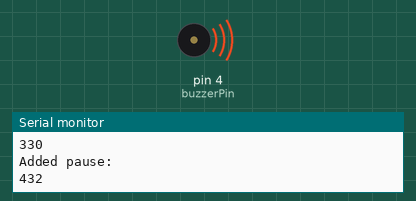
Recording of a sketch running on a simulated Arduino Uno, built with avr-gcc and run on an emulated ATmega328P. On the bench: buzzer (waves = sounding), the last lines printed to the serial monitor.

Above: at 4.35 s.
At 5.7 s:
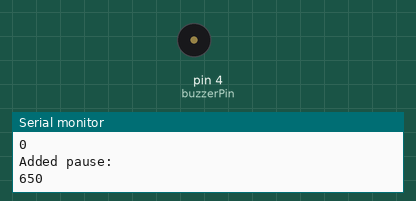
Timing chart, 0 to 7.1 s (numbered marks = the images above):
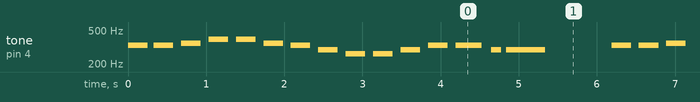

Measured:
- by itself, tone on pin 4 (buzzerPin): plays 330 Hz for 0.25 s, 330 Hz for 0.25 s, 349 Hz for 0.25 s, 392 Hz for 0.25 s, 392 Hz for 0.25 s, 349 Hz for 0.25 s … (315 notes in this stretch)

The sketch:

3_4_A1.ino
```cpp
const int buzzerPin = 4;
/*************************************************

 * Public Constants

 *************************************************/
#define NOTE_B0  31
#define NOTE_C1  33
#define NOTE_CS1 35
#define NOTE_D1  37
#define NOTE_DS1 39
#define NOTE_E1  41
#define NOTE_F1  44
#define NOTE_FS1 46
#define NOTE_G1  49
#define NOTE_GS1 52
#define NOTE_A1  55
#define NOTE_AS1 58
#define NOTE_B1  62
#define NOTE_C2  65
#define NOTE_CS2 69
#define NOTE_D2  73
#define NOTE_DS2 78
#define NOTE_E2  82
#define NOTE_F2  87
#define NOTE_FS2 93
#define NOTE_G2  98
#define NOTE_GS2 104
#define NOTE_A2  110
#define NOTE_AS2 117
#define NOTE_B2  123
#define NOTE_C3  131
#define NOTE_CS3 139
#define NOTE_D3  147
#define NOTE_DS3 156
#define NOTE_E3  165
#define NOTE_F3  175
#define NOTE_FS3 185
#define NOTE_G3  196
#define NOTE_GS3 208
#define NOTE_A3  220
#define NOTE_AS3 233
#define NOTE_B3  247
#define NOTE_C4  262
#define NOTE_CS4 277
#define NOTE_D4  294
#define NOTE_DS4 311
#define NOTE_E4  330
#define NOTE_F4  349
#define NOTE_FS4 370
#define NOTE_G4  392
#define NOTE_GS4 415
#define NOTE_A4  440
#define NOTE_AS4 466
#define NOTE_B4  494
#define NOTE_C5  523
#define NOTE_CS5 554
#define NOTE_D5  587
#define NOTE_DS5 622
#define NOTE_E5  659
#define NOTE_F5  698
#define NOTE_FS5 740
#define NOTE_G5  784
#define NOTE_GS5 831
#define NOTE_A5  880
#define NOTE_AS5 932
#define NOTE_B5  988
#define NOTE_C6  1047
#define NOTE_CS6 1109
#define NOTE_D6  1175
#define NOTE_DS6 1245
#define NOTE_E6  1319
#define NOTE_F6  1397
#define NOTE_FS6 1480
#define NOTE_G6  1568
#define NOTE_GS6 1661
#define NOTE_A6  1760
#define NOTE_AS6 1865
#define NOTE_B6  1976
#define NOTE_C7  2093
#define NOTE_CS7 2217
#define NOTE_D7  2349
#define NOTE_DS7 2489
#define NOTE_E7  2637
#define NOTE_F7  2794
#define NOTE_FS7 2960
#define NOTE_G7  3136
#define NOTE_GS7 3322
#define NOTE_A7  3520
#define NOTE_AS7 3729
#define NOTE_B7  3951
#define NOTE_C8  4186
#define NOTE_CS8 4435
#define NOTE_D8  4699
#define NOTE_DS8 4978

void setup()
{
  Serial.begin(9600);
  pinMode(buzzerPin, OUTPUT);
}

int melody[] = {
  NOTE_E4, NOTE_E4, NOTE_F4, NOTE_G4, NOTE_G4, NOTE_F4, NOTE_E4, NOTE_D4,
  NOTE_C4, NOTE_C4, NOTE_D4, NOTE_E4, NOTE_E4, NOTE_D4, NOTE_D4, 0,

  NOTE_E4, NOTE_E4, NOTE_F4, NOTE_G4, NOTE_G4, NOTE_F4, NOTE_E4, NOTE_D4,
  NOTE_C4, NOTE_C4, NOTE_D4, NOTE_E4, NOTE_D4, NOTE_C4, NOTE_C4, 0
};

int noteDurations[] = {
  4, 4, 4, 4, 4, 4, 4, 4,
  4, 4, 4, 4, 3, 8, 2, 2,

  4, 4, 4, 4, 4, 4, 4, 4,
  4, 4, 4, 4, 3, 8, 2, 2
};

void loop()
{
  for (int currentNote = 0; currentNote < 32; currentNote++) {
    int currentNoteDuration = 1000 / noteDurations[currentNote];
    Serial.println("currentNoteDuration: ");
    Serial.print(currentNoteDuration);

    tone(buzzerPin, melody[currentNote], currentNoteDuration);
    Serial.println(" ");
    Serial.println("Playing note: ");
    Serial.print(melody[currentNote]);

    int pauseBetweenNotes = currentNoteDuration * 1.30;

    Serial.println(" ");
    Serial.println("Added pause: ");
    Serial.print(pauseBetweenNotes);

    delay(pauseBetweenNotes);

    noTone(buzzerPin);
    Serial.println(" ");
    Serial.println("Killed last tone");
  }
}
```
